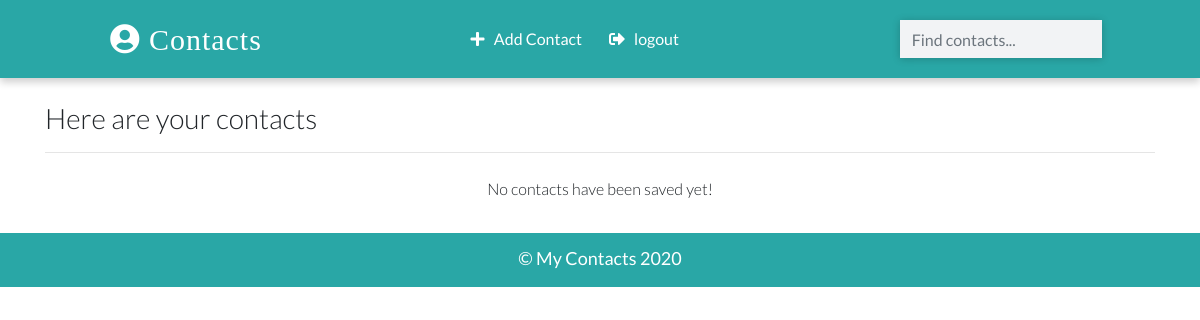
Page / (signed in) on the earlier database version.
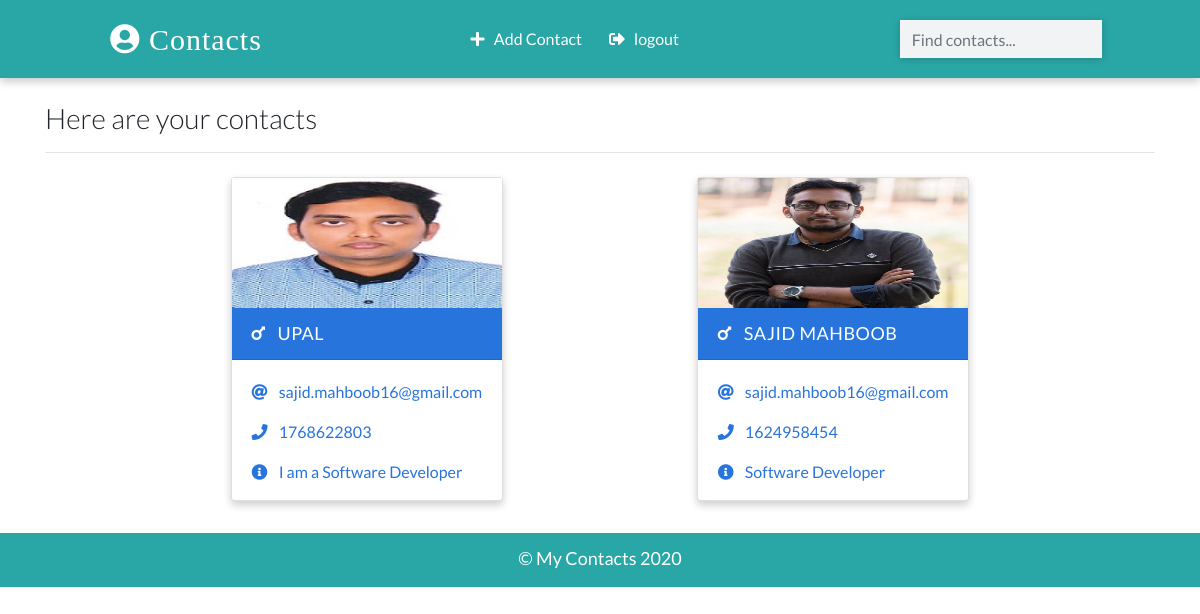
Same page on the later database version.
### cms/models.py (models this page shows, shortened)
class Contact(models.Model):
    manager = models.ForeignKey(User, on_delete = models.CASCADE, default = None)
    name = models.CharField(max_length=20)
    email = models.EmailField(max_length=100)
    phone = models.IntegerField()
    info = models.CharField(max_length=30)
    gender = models.CharField(max_length=50, choices=(
        ('male', 'Male'),
        ('female', 'Female'),
    ))
    image = models.ImageField(upload_to='images/', blank=True)
    date_added = models.DateTimeField(default = datetime.now)
    class Meta:
        ordering = ['-id']

### cms/views.py (the view)
# urls.py: path('', views.HomePageView.as_view(), name='home'),
class HomePageView(LoginRequiredMixin, ListView):
    template_name = 'index.html'
    model = Contact
    context_object_name = 'contacts'
    def get_queryset(self):
        contacts = super().get_queryset()
        return contacts.filter(manager = self.request.user)

### templates/index.html (shortened to what this page needs)
{% extends 'base.html' %}
{% load static %}
{% block main_content %}
    <div class="container">
      <h3 class="heading font-weight-light">Here are your contacts</h3>
      <hr />
    </div>
    <div class="container main-part">
      {% if contacts %}
        {% for contacts in contacts %}
            {% include 'partials/_card.html' %}
        {% endfor %}
      {% else %}
        <p class = "d-block font-weight-light my-2 heading">No contacts have been saved yet!</p>
      {% endif %}
    </div>
{% endblock main_content %}

### templates/partials/_card.html (shortened to what this page needs)
{% load static %}
{% if contacts.gender == 'male' %}
    <div class="card my-2 mx-2 boy-card {% if 'detail' in request.path %} mx-auto w-25 {% endif %} ">
        <img src="{% if contacts.image %}
        {{contacts.image.url}}
        {% else %}
        {% static 'images/boy.png' %}
        {% endif %}" class="img-fluid" />
        <div class="card-header">
        <a href="{% url 'detail' contacts.id %}" class="text-white header-link"
            ><i class="fas fa-mars mr-2"></i> {{contacts.name}}</a>
        </div>
        <div class="card-body pb-0">
        <p>
            <i class="fas fa-at mr-2"></i>
            <a href="mailto:sajid.mahboob16@gmail.com">{{contacts.email}} </a>
        </p>
        <p>
            <i class="fas fa-phone mr-2"></i>
            <a href="tel:01624958454">{{contacts.phone}}</a>
        </p>
        <p><i class="fas fa-info-circle mr-2"></i> {{contacts.info}}</p>
        </div>
    </div>
 {% endif %}

Differences in the rows shown:
now on this page (row edited): Contact: image (picture), name "UPAL", email "sajid.mahboob16@gmail.com", phone "1768622803", info "I am a Software Developer"
added Contact: image (picture), name "SAJID MAHBOOB", email "sajid.mahboob16@gmail.com", phone "1624958454", info "Software Developer"
Other differences:
text no longer shown: "No contacts have been saved yet!"
